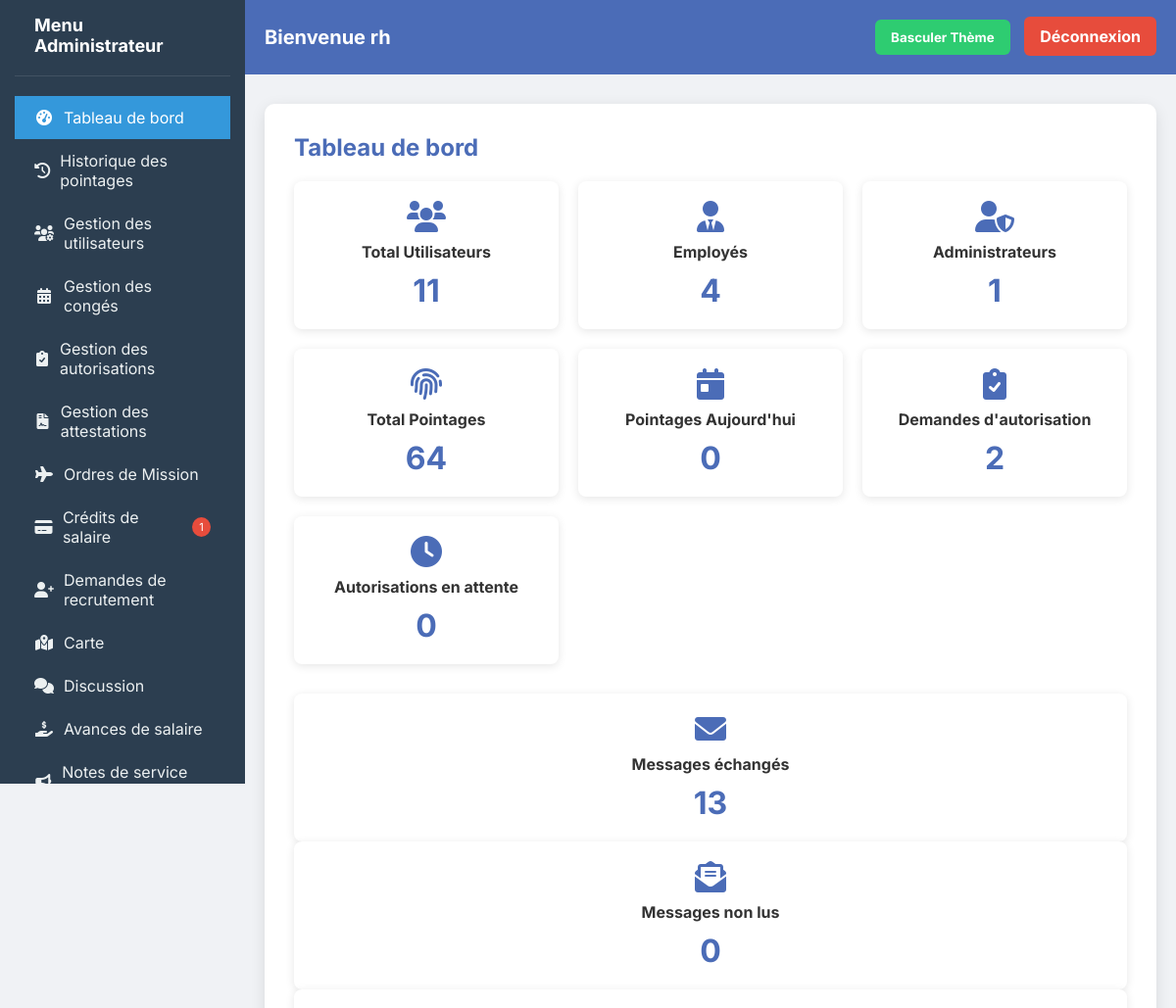
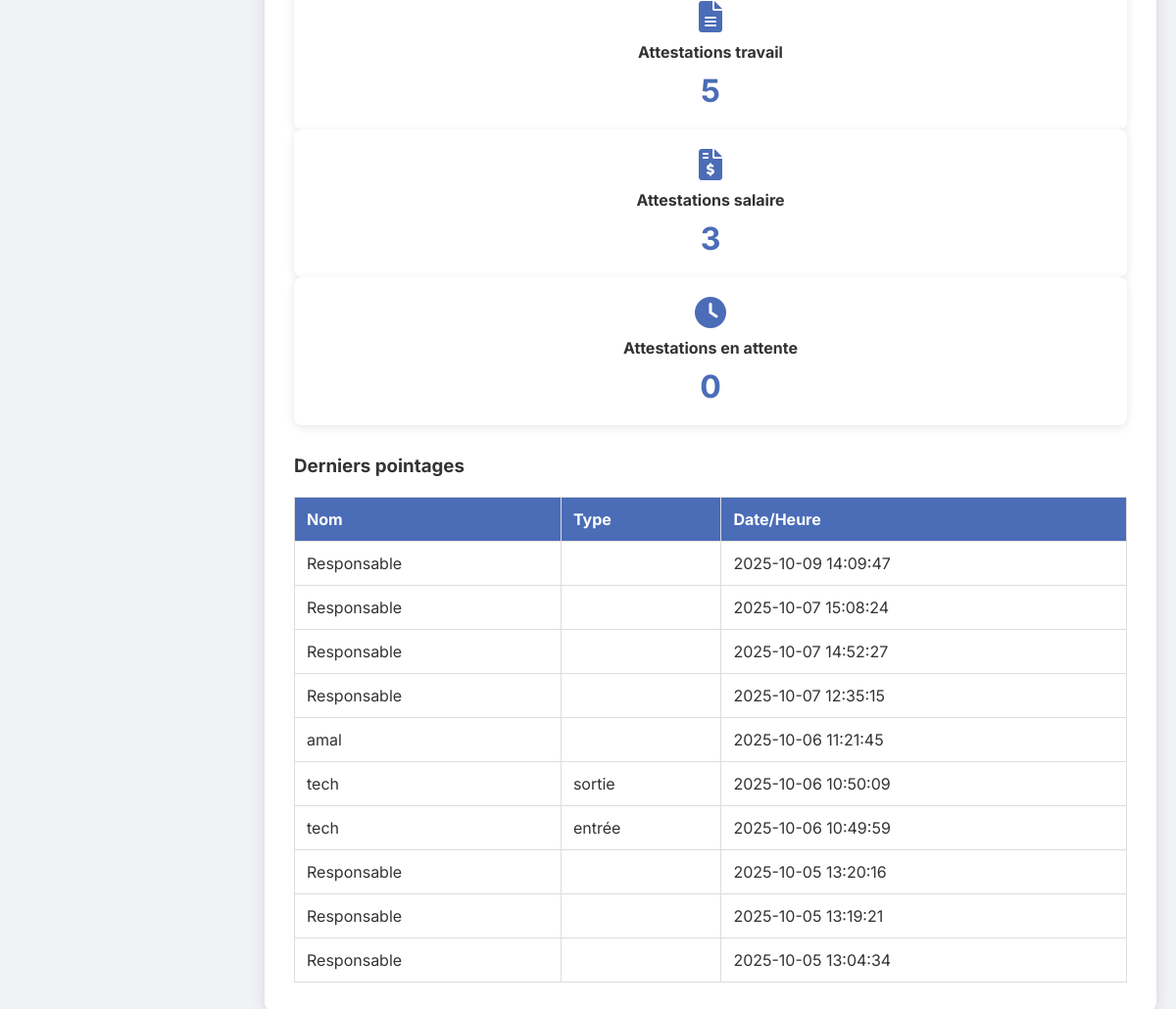
Page /admin_dashboard.php (signed in) on the committed database (2 pictures, top to bottom).
### tables this page shows
CREATE TABLE `pointages` (
  `id` int(11) NOT NULL,
  `user_id` int(11) NOT NULL,
  `type` enum('entrée','sortie') NOT NULL,
  `timestamp` datetime DEFAULT current_timestamp()
);

CREATE TABLE `users` (
  `id` int(11) NOT NULL,
  `name` varchar(100) NOT NULL,
  `email` varchar(150) NOT NULL,
  `matricule` varchar(50) DEFAULT NULL,
  `password` varchar(255) NOT NULL,
  `role` enum('admin','employee','responsable','pdg') NOT NULL DEFAULT 'employee',
  `matiere` varchar(100) NOT NULL,
  `created_at` timestamp NOT NULL DEFAULT current_timestamp(),
  `date_embauche` date DEFAULT NULL,
  `is_active` tinyint(1) DEFAULT 1
);

### admin_dashboard.php (the view, shortened to what this page needs)
<?php
$name = $_SESSION['name'];
$pdo = new PDO("mysql:host=localhost;dbname=pointage", "root", "");
$pdo->setAttribute(PDO::ATTR_ERRMODE, PDO::ERRMODE_EXCEPTION);
$currentPage = $_GET['page'] ?? 'dashboard';
$totalUsers = $pdo->query("SELECT COUNT(*) as count FROM users")->fetch()['count'];
$totalEmployees = $pdo->query("SELECT COUNT(*) as count FROM users WHERE role = 'employee'")->fetch()['count'];
$totalAdmins = $pdo->query("SELECT COUNT(*) as count FROM users WHERE role = 'admin'")->fetch()['count'];
$totalPointages = $pdo->query("SELECT COUNT(*) as count FROM pointages")->fetch()['count'];
$todayPointages = $pdo->query("SELECT COUNT(*) as count FROM pointages WHERE DATE(timestamp) = CURDATE()")->fetch()['count'];
$totalAutorisations = $pdo->query("SELECT COUNT(*) as count FROM autorisations")->fetch()['count'];
$autorisationsEnAttente = $pdo->query("SELECT COUNT(*) as count FROM autorisations WHERE statut = 'en_attente'")->fetch()['count'];
$totalMessages = $pdo->query("SELECT COUNT(*) as count FROM messages")->fetch()['count'];
$unreadMessages = $pdo->query("SELECT COUNT(*) as count FROM messages WHERE receiver_id = {$_SESSION['user_id']} AND is_read = FALSE")->fetch()['count'];
$totalAttestationsTravail = $pdo->query("SELECT COUNT(*) as count FROM attestations_travail")->fetch()['count'];
$totalAttestationsSalaire = $pdo->query("SELECT COUNT(*) as count FROM attestations_salaire")->fetch()['count'];
$attestationsTravailEnAttente = $pdo->query("SELECT COUNT(*) as count FROM attestations_travail WHERE statut = 'en_attente'")->fetch()['count'];
$attestationsSalaireEnAttente = $pdo->query("SELECT COUNT(*) as count FROM attestations_salaire WHERE statut = 'en_attente'")->fetch()['count'];
?>
<!DOCTYPE html>
<html lang="fr">
<head>
  <link rel="stylesheet" href="https://cdnjs.cloudflare.com/ajax/libs/font-awesome/6.0.0-beta3/css/all.min.css">
  <link rel="stylesheet" href="https://unpkg.com/leaflet@1.9.4/dist/leaflet.css"
/>
</head>
<body>
<div class="sidebar">
  <div class="sidebar-header">
    <h2>Menu Administrateur</h2>
  </div>
  <ul class="sidebar-menu">
    <li>
      <a href="?page=dashboard" class="<?= $currentPage === 'dashboard' ? 'active' : '' ?>">
        <i class="fas fa-tachometer-alt"></i> Tableau de bord
      </a>
    </li>
    <li>
      <a href="?page=pointage" class="<?= $currentPage === 'pointage' ? 'active' : '' ?>">
        <i class="fas fa-history"></i> Historique des pointages
      </a>
    </li>
    <li>
      <a href="?page=utilisateurs" class="<?= $currentPage === 'utilisateurs' ? 'active' : '' ?>">
        <i class="fas fa-users-cog"></i> Gestion des utilisateurs
      </a>
    </li>
    <li>
      <a href="?page=conges" class="<?= $currentPage === 'conges' ? 'active' : '' ?>">
        <i class="fas fa-calendar-alt"></i> Gestion des congés
      </a>
    </li>
    <li>
      <a href="?page=autorisations" class="<?= $currentPage === 'autorisations' ? 'active' : '' ?>">
        <i class="fas fa-clipboard-check"></i> Gestion des autorisations
      </a>
    </li>
    <li>
    <a href="?page=attestations" class="<?= $currentPage === 'attestations' ? 'active' : '' ?>">
        <i class="fas fa-file-contract"></i> Gestion des attestations
    </a>
</li>
<li>
    <a href="?page=ordres_mission" class="<?= $currentPage === 'ordres_mission' ? 'active' : '' ?>">
        <i class="fas fa-plane"></i> Ordres de Mission
    </a>
</li>
<li>
    <a href="?page=credits_salaire" class="<?= $currentPage === 'credits_salaire' ? 'active' : '' ?>">
        <i class="fas fa-credit-card"></i> Crédits de salaire
        <?php
        $creditsEnAttente = $pdo->query("SELECT COUNT(*) as count FROM credits_salaire WHERE statut = 'en_attente'")->fetch()['count'];
        if ($creditsEnAttente > 0): ?>
            <span style="background: #e74c3c; color: white; border-radius: 50%; width: 20px; height: 20px; display: inline-flex; align-items: center; justify-content: center; font-size: 0.7rem; margin-left: 8px;">
                <?= $creditsEnAttente ?>
            </span>
        <?php endif; ?>
    </a>
</li>
<li>
    <a href="?page=recrutement" class="<?= $currentPage === 'recrutement' ? 'active' : '' ?>">
        <i class="fas fa-user-plus"></i> Demandes de recrutement
    </a>
</li>
    <li>
      <a href="?page=map" class="<?= $currentPage === 'map' ? 'active' : '' ?>">
        <i class="fas fa-map-marked-alt"></i> Carte
      </a>
    </li>
<li>
    <a href="?page=discussion" class="<?= $currentPage === 'discussion' ? 'active' : '' ?>">
        <i class="fas fa-comments"></i> Discussion
    </a>
</li>
<li>
    <a href="?page=avances_salaire" class="<?= $currentPage === 'avances_salaire' ? 'active' : '' ?>">
        <i class="fas fa-hand-holding-usd"></i> Avances de salaire
    </a>
</li>
<li>
    <a href="?page=notes_service" class="<?= $currentPage === 'notes_service' ? 'active' : '' ?>">
        <i class="fas fa-bullhorn"></i> Notes de service PDG
    </a>
</li>
  </ul>
</div>
<div class="main-content">
  <div class="header">
    <h1>Bienvenue <?= htmlspecialchars($name) ?></h1>
    <div>
      <button class="toggle-mode" onclick="toggleMode()">Basculer Thème</button>
      <a class="logout" href="logout.php">Déconnexion</a>
    </div>
  </div>
  <div class="dashboard">
    <div id="dashboard-section" class="<?= $currentPage !== 'dashboard' ? 'hidden' : '' ?>">
      <h2>Tableau de bord</h2>
      <div class="stats-grid">
        <div class="stat-card">
          <i class="fas fa-users"></i>
          <h3>Total Utilisateurs</h3>
          <div class="number"><?= $totalUsers ?></div>
        </div>
        <div class="stat-card">
          <i class="fas fa-user-tie"></i>
          <h3>Employés</h3>
          <div class="number"><?= $totalEmployees ?></div>
        </div>
        <div class="stat-card">
          <i class="fas fa-user-shield"></i>
          <h3>Administrateurs</h3>
          <div class="number"><?= $totalAdmins ?></div>
        </div>
        <div class="stat-card">
          <i class="fas fa-fingerprint"></i>
          <h3>Total Pointages</h3>
          <div class="number"><?= $totalPointages ?></div>
        </div>
        <div class="stat-card">
          <i class="fas fa-calendar-day"></i>
          <h3>Pointages Aujourd'hui</h3>
          <div class="number"><?= $todayPointages ?></div>
        </div>
        <div class="stat-card">
          <i class="fas fa-clipboard-check"></i>
          <h3>Demandes d'autorisation</h3>
          <div class="number"><?= $totalAutorisations ?></div>
        </div>
        <div class="stat-card">
          <i class="fas fa-clock"></i>
          <h3>Autorisations en attente</h3>
          <div class="number"><?= $autorisationsEnAttente ?></div>
        </div>
      </div>
      <div class="stat-card">
  <i class="fas fa-envelope"></i>
  <h3>Messages échangés</h3>
  <div class="number"><?= $totalMessages ?></div>
</div>
<div class="stat-card">
  <i class="fas fa-envelope-open-text"></i>
  <h3>Messages non lus</h3>
  <div class="number"><?= $unreadMessages ?></div>
</div>
<div class="stat-card">
    <i class="fas fa-file-alt"></i>
    <h3>Attestations travail</h3>
    <div class="number"><?= $totalAttestationsTravail ?></div>
</div>
<div class="stat-card">
    <i class="fas fa-file-invoice-dollar"></i>
    <h3>Attestations salaire</h3>
    <div class="number"><?= $totalAttestationsSalaire ?></div>
</div>
<div class="stat-card">
    <i class="fas fa-clock"></i>
    <h3>Attestations en attente</h3>
    <div class="number"><?= $attestationsTravailEnAttente + $attestationsSalaireEnAttente ?></div>
</div>
      <div class="recent-pointages">
        <h3>Derniers pointages</h3>
        <table>
          <tr>
            <th>Nom</th>
            <th>Type</th>
            <th>Date/Heure</th>
          </tr>
          <?php
          $stmt = $pdo->query("
            SELECT u.name, p.type, p.timestamp
            FROM pointages p
            JOIN users u ON p.user_id = u.id
            ORDER BY p.timestamp DESC
            LIMIT 10
          ");
          foreach ($stmt as $row):
          ?>
            <tr>
              <td><?= htmlspecialchars($row['name']) ?></td>
              <td><?= htmlspecialchars($row['type']) ?></td>
              <td><?= htmlspecialchars($row['timestamp']) ?></td>
            </tr>
          <?php endforeach; ?>
        </table>
      </div>
    </div>
  </div>
</div>
</body>
</html>

### admin_dashboard.php (style rules this page uses)
* { box-sizing: border-box; font-family: 'Inter', sans-serif; transition: all 0.3s ease; }
body { margin: 0; background: var(--bg-color); color: var(--text-color); display: flex; min-height: 100vh; }
:root { --bg-color: #f0f2f5; --text-color: #333; --header-bg: #4b6cb7; --header-text: white; --table-header: #4b6cb7; --table-header-text: white; --card-bg: white; --button-bg: #4b6cb7; --button-text: white; --sidebar-bg: #2c3e50; --sidebar-text: #ecf0f1; --sidebar-active: #3498db; --danger: #e74c3c; --warning: #f39c12; --success: #2ecc71; }
.sidebar { width: 250px; background: var(--sidebar-bg); color: var(--sidebar-text); padding: 20px 0; height: 100vh; position: sticky; top: 0; }
.sidebar-header { padding: 0 20px 20px; border-bottom: 1px solid rgba(255,255,255,0.1); margin-bottom: 20px; }
.sidebar-header h2 { margin: 0; font-size: 18px; color: white; }
.sidebar-menu { list-style: none; padding: 0; margin: 0; }
.sidebar-menu li a { display: flex; align-items: center; padding: 12px 20px; color: var(--sidebar-text); text-decoration: none; transition: all 0.2s; }
.sidebar-menu li a.active { background: var(--sidebar-active); color: white; }
.sidebar-menu li a i { margin-right: 10px; width: 20px; text-align: center; }
.main-content { flex: 1; display: flex; flex-direction: column; }
.header { background: var(--header-bg); color: var(--header-text); padding: 20px; display: flex; justify-content: space-between; align-items: center; }
.header h1 { margin: 0; font-size: 20px; }
.logout, .toggle-mode { background: var(--danger); padding: 10px 16px; border-radius: 6px; color: white; text-decoration: none; font-weight: bold; margin-left: 10px; cursor: pointer; border: none; }
.toggle-mode { background: var(--success); }
.dashboard { flex: 1; max-width: 1100px; margin: 30px auto; background: var(--card-bg); padding: 30px; border-radius: 10px; box-shadow: 0 4px 15px rgba(0,0,0,0.1); width: calc(100% - 40px); }
h2 { margin-top: 0; color: var(--button-bg); }
table { width: 100%; border-collapse: collapse; margin-top: 20px; }
th, td { padding: 12px; border: 1px solid #ddd; text-align: left; }
th { background: var(--table-header); color: var(--table-header-text); }
.stats-grid { display: grid; grid-template-columns: repeat(auto-fit, minmax(250px, 1fr)); gap: 20px; margin-bottom: 30px; }
.stat-card { background: var(--card-bg); padding: 20px; border-radius: 8px; box-shadow: 0 2px 10px rgba(0,0,0,0.1); text-align: center; }
.stat-card i { font-size: 2rem; margin-bottom: 10px; color: var(--button-bg); }
.stat-card h3 { margin: 0 0 10px; font-size: 1rem; color: var(--text-color); }
.stat-card .number { font-size: 2rem; font-weight: bold; color: var(--button-bg); }
.recent-pointages { margin-top: 30px; }
.sidebar { width: 250px; height: 100vh; overflow-y: auto; overflow-x: hidden; background-color: #2c3e50; padding: 15px; }

### rows in the picture
pointages: user.name "Responsable", timestamp "2025-10-09 14:09:47"
pointages: user.name "Responsable", timestamp "2025-10-07 15:08:24"
pointages: user.name "Responsable", timestamp "2025-10-07 14:52:27"
pointages: user.name "Responsable", timestamp "2025-10-07 12:35:15"
pointages: user.name "amal", timestamp "2025-10-06 11:21:45"
pointages: user.name "tech", type "sortie", timestamp "2025-10-06 10:50:09"
pointages: user.name "tech", type "entrée", timestamp "2025-10-06 10:49:59"
pointages: user.name "Responsable", timestamp "2025-10-05 13:20:16"
pointages: user.name "Responsable", timestamp "2025-10-05 13:19:21"
pointages: user.name "Responsable", timestamp "2025-10-05 13:04:34"

### other values in the picture
$creditsEnAttente "1"
$name "rh"
$totalUsers "11"
$totalEmployees "4"
$totalAdmins "1"
$totalPointages "64"
$todayPointages "0"
$totalAutorisations "2"
$autorisationsEnAttente "0"
$totalMessages "13"
$unreadMessages "0"
$totalAttestationsTravail "5"
$totalAttestationsSalaire "3"
$attestationsTravailEnAttente + $attestationsSalaireEnAttente "0"
